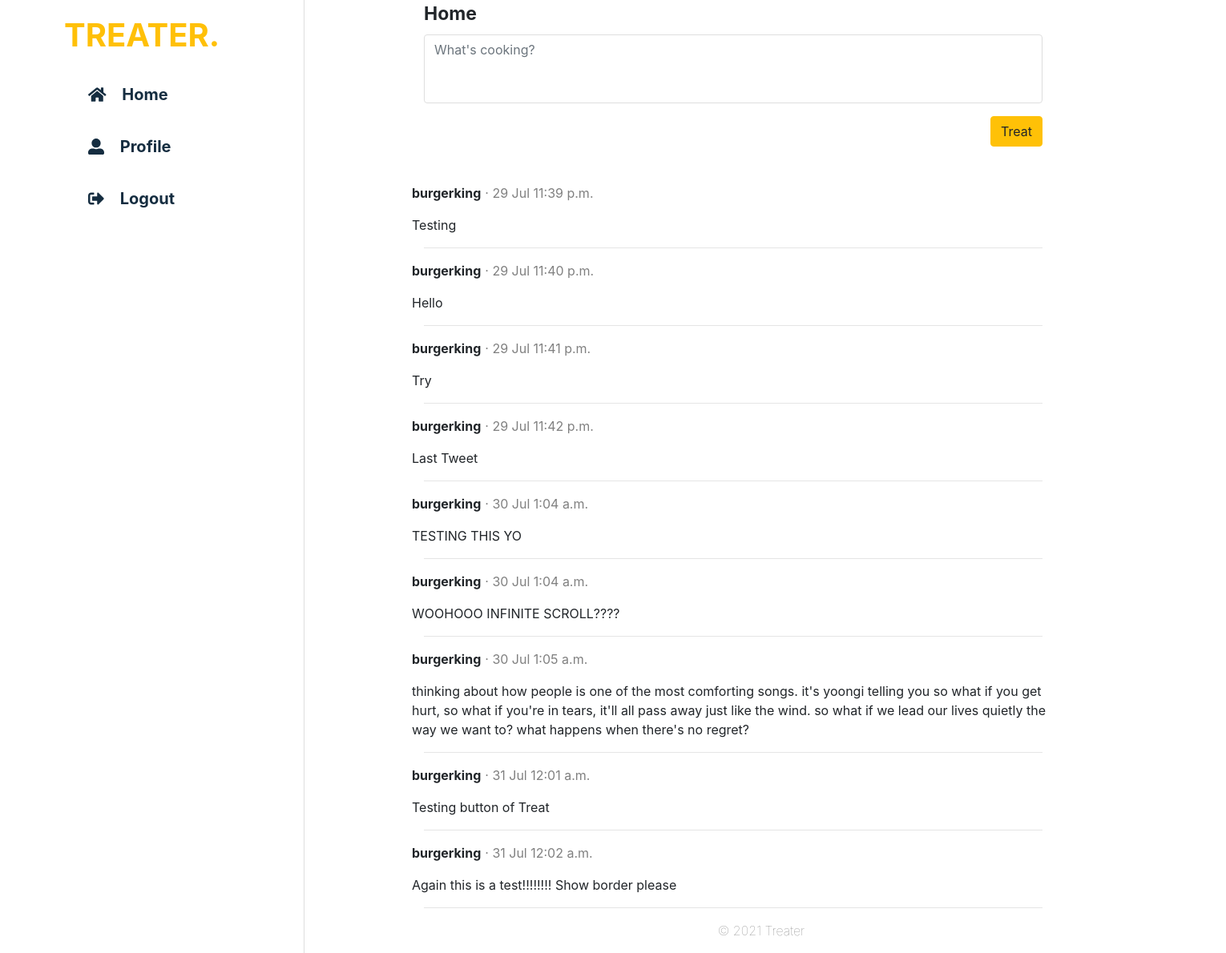
/Treater/profile (signed in), run on an earlier commit of the app's database.
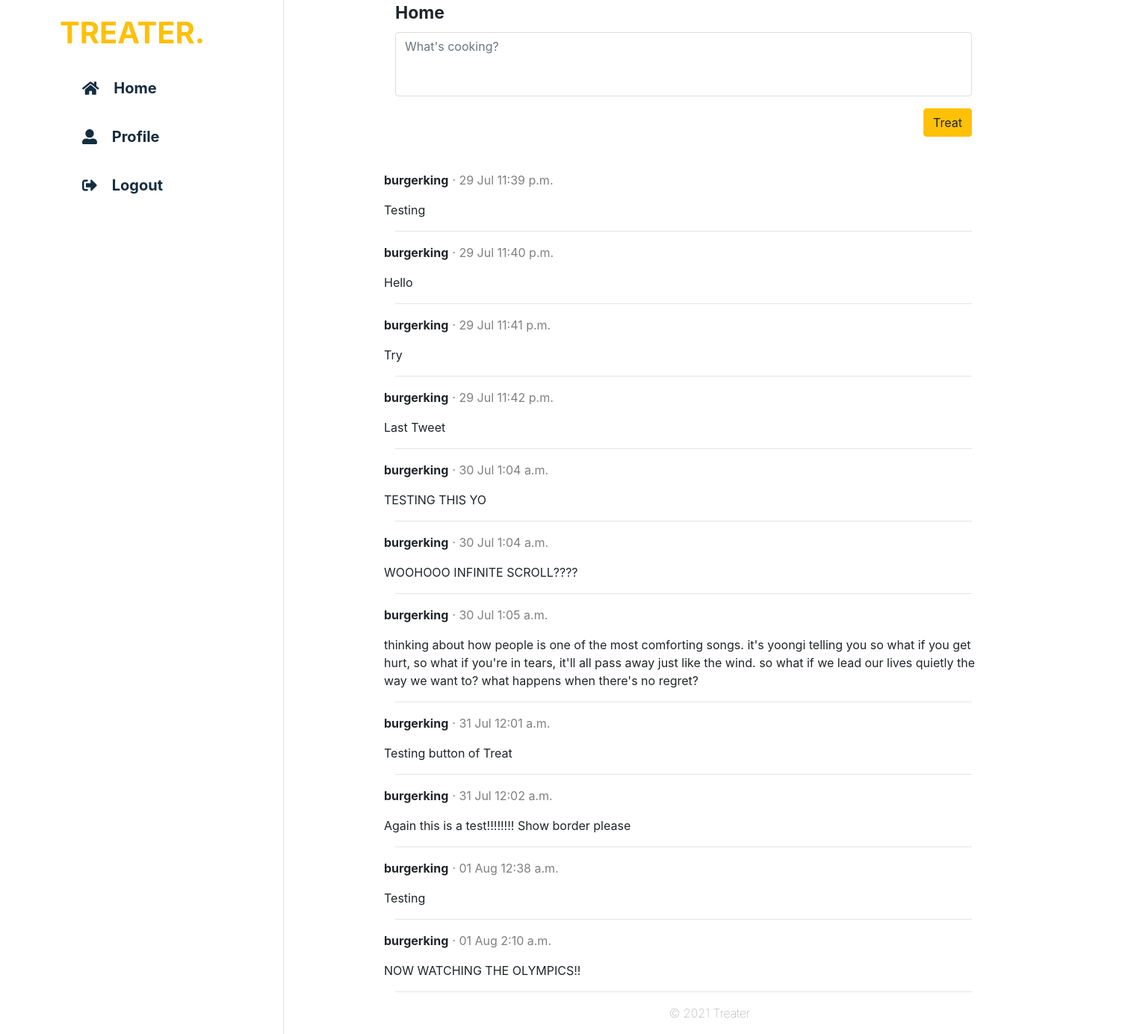
And on a later commit of the database.
### treater_feed/models.py (models this page shows, shortened)
class Tweet(models.Model):
    user = models.ForeignKey(User, on_delete=models.CASCADE, related_name="tweet_user")
    tweet = models.CharField(max_length=250)
    date_and_time = models.DateTimeField(auto_now_add=True)

class User(AbstractUser):
    description = models.CharField(max_length=250, null=True)

### treater_feed/views.py (the view)
# urls.py: path("profile", views.view_own_profile, name="view_own_profile"),
@login_required
def view_own_profile(request):
    user = User.objects.get(username=request.user)
    print(user)
    return render(request, "treater_feed/profile.html", {
        "tweets": user.tweet_user.all()
    })

### treater_feed/templates/treater_feed/profile.html (shortened to what this page needs)
{% extends "treater_feed/feed.html" %} {% load static %}

### treater_feed/templates/treater_feed/feed.html (shortened to what this page needs)
{% extends "treater_feed/layout.html" %} {% block authenticated_body %}
<div class="container treater_feed">
    <div class="container feed">
        <form action="{% url 'add_tweet' %}" method="post" id="tweet-form">
            <div class="form-group text-area">
                <label class="home-title" for="tweet-text-area">Home</label>
                <textarea class="form-control" name="tweet" id="tweet-text-area" rows="3" placeholder="What's cooking?"></textarea>
            </div>
            <input class="btn btn-warning" type="submit" value="Treat" id="treat-button">
        </form>
    </div>
    <div class="container list-tweets">
        <ul>
            {% for tweet in tweets %}
            <li>
                <div class="tweet-post">
                    <div class="row">
                        <b>{{tweet.user}}</b>
                        <p class="tweet-date-time"> &#183; {{tweet.date_and_time|date:"d M"}} {{tweet.date_and_time|time:"TIME_FORMAT"}}</p>
                    </div>
                </div>
                <div class="row">
                    {{tweet.tweet}}
                </div>
            </li>
            <hr> {% endfor %}
        </ul>
    </div>
</div>
{% endblock %}

What changed in the data, as far as the page shows it:
added Tweet: user "burgerking", date_and_time "01 Aug", date_and_time "12:38 a.m.", tweet "Testing"
added Tweet: user "burgerking", date_and_time "01 Aug", date_and_time "2:10 a.m.", tweet "NOW WATCHING THE OLYMPICS!!"
